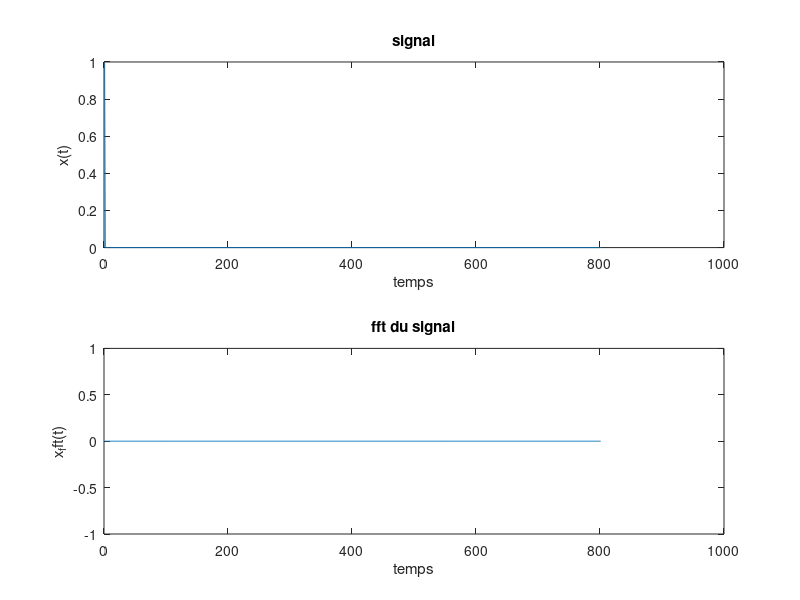

Reproduce this figure in MATLAB.
fe = 8000;Te = 1 / fe;t = -0.05:Te:0.05;N = length(t);x = zeros(1, N);n = 0;for t = 0:fe:0.005    n = n + 1;    x(n) = 1;endx_fft = 20 * log10(abs(fft(x)));subplot(2, 1, 1);plot(x);xlabel('temps');ylabel('x(t)');title('signal');subplot(2, 1, 2);plot(x_fft);xlabel('temps');ylabel('x_fft(t)');title('fft du signal');